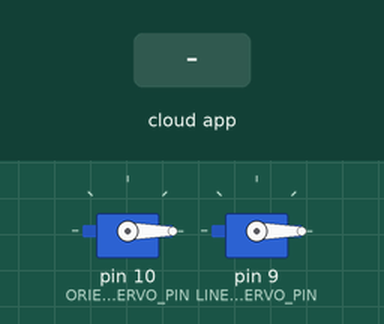
Simulated run of this sketch. Board: Arduino Uno, built with avr-gcc and run on an emulated ATmega328P. On the bench: 2 × servo. Inputs (shaded band) come from the test bench. The ROS host is connected and sends only what is stated.

Above: at 1.2 s.
1.3 s: the phone or cloud app sets arduino_commands to turn
At 2.2 s:
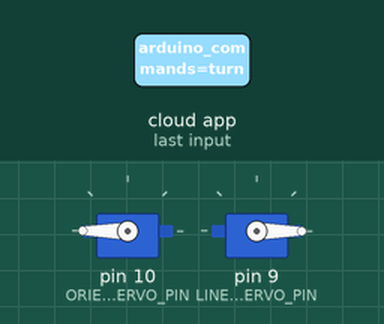
At 4.2 s:
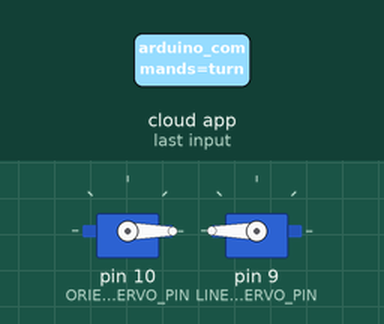
Timing chart, 0 to 5.8 s (numbered marks = the images above; inputs shaded):
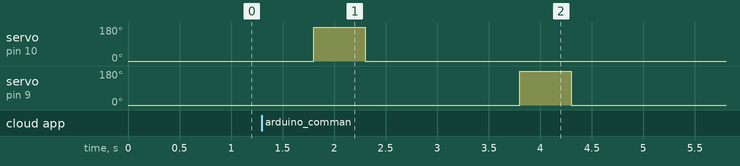

Measured:
- after the input at 1.3 s, servo on pin 10 (ORIENT_SERVO_PIN): 0° → 180° after 0.50 s, → 0° 0.50 s later; servo on pin 9 (LINEAR_SERVO_PIN): 0° → 180° after 2.5 s, → 0° 0.50 s later

The sketch:

testing_nano_pi5.ino
```cpp
#include <Servo.h>
#include <ros.h>
#include <std_msgs/String.h>

// Define servo pins
#define ORIENT_SERVO_PIN  10   // Rotary/Orientation servo
#define LINEAR_SERVO_PIN  9    // Linear servo

Servo orientationServo;
Servo linearServo;

// Create a ROS node handle
ros::NodeHandle nh;

// Callback function for the "turn" topic
void turnCallback(const std_msgs::String &msg) {
  // Check if the received string is "turn"
  if (strcmp(msg.data, "turn") == 0) {
    // Rotary servo sequence: 0° -> 180° -> 0°
    orientationServo.write(0);
    delay(500);  // Wait for motion
    orientationServo.write(180);
    delay(500);
    orientationServo.write(0);

    delay(1000); // Pause for one second before linear servo action

    // Linear servo sequence: 0° -> 180° -> 0°
    linearServo.write(0);
    delay(500);
    linearServo.write(180);
    delay(500);
    linearServo.write(0);
  }
}

// Create a subscriber for the "turn" topic
ros::Subscriber<std_msgs::String> sub("arduino_commands", turnCallback);

void setup() {
  // Attach servos to defined pins
  orientationServo.attach(ORIENT_SERVO_PIN);
  linearServo.attach(LINEAR_SERVO_PIN);

  // Set initial positions
  orientationServo.write(0); // Rotary servo starting at 0°
  linearServo.write(0);      // Linear servo starting at 0°

  // Initialize ROS node and subscriber
  nh.initNode();
  nh.subscribe(sub);
}

void loop() {
  nh.spinOnce();
  delay(10);
}
```
